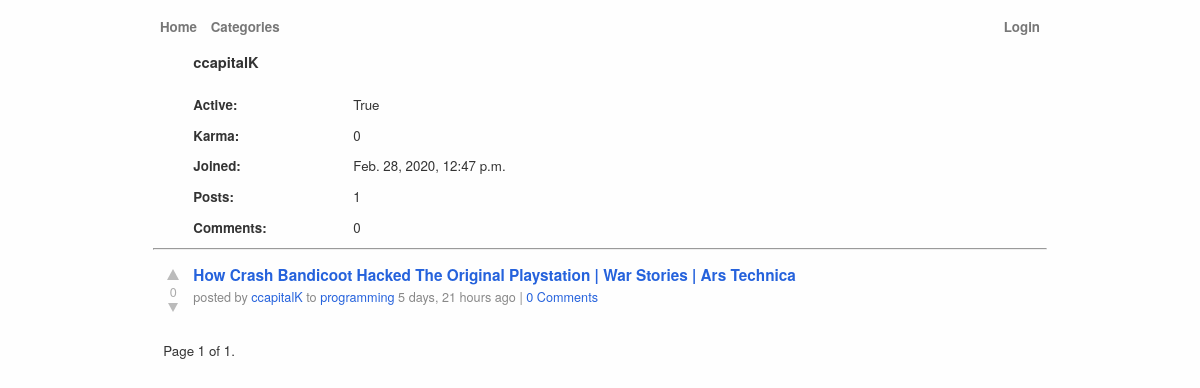
The app's page /u/ccapitalK/ with its own data.
### posts/models.py (models this page shows, shortened)
class TimeStamp(models.Model):
    created_on = models.DateTimeField(auto_now_add=True)
    updated_on = models.DateTimeField(auto_now=True)
    class Meta:
        abstract = True

class Post(TimeStamp):
    id = models.UUIDField(primary_key=True, default=uuid.uuid4, editable=False)
    title = models.CharField(max_length=200)
    slug = models.SlugField(editable=False)
    body = models.TextField(max_length=2000, blank=True)
    link = models.URLField(blank=True)
    photo = models.ImageField(blank=True)
    votes = GenericRelation("Vote", related_query_name="post")
    favourites = GenericRelation("Favourite", related_query_name="post")
    category = models.ForeignKey(
        "Category", on_delete=models.CASCADE, related_name="posts"
    )
    user = models.ForeignKey(
        settings.AUTH_USER_MODEL,
        on_delete=models.SET(get_sentinel_user),
        related_name="posts",
    )
    objects = models.Manager()
    ranked = RankedManager()
    class Meta:
        ordering = ("-created_on",)
    def get_absolute_url(self):
        from django.urls import reverse
        return reverse("posts:post_detail", args=[str(self.id), self.slug])

class Category(TimeStamp):
    name = models.CharField(max_length=200, unique=True)
    slug = models.SlugField(editable=False)
    description = models.CharField(max_length=200)
    avatar = models.ImageField(blank=True)
    def get_absolute_url(self):
        from django.urls import reverse
        return reverse("posts:category_detail", args=[self.slug])
    class Meta:
        ordering = ("name",)
        verbose_name_plural = "categories"
    def __str__(self) -> str:
        return self.name

### posts/views.py (the view, shortened to what this page needs)
# urls.py: path("u/<str:username>/", views.user, name="user"),
def user(request, username):
    posts_query = Post.ranked.order_by("-score", "created_on")
    user_query = User.objects.prefetch_related(Prefetch("posts", queryset=posts_query))
    user_query = user_query.annotate(
        post_karma=Coalesce(Sum("posts__votes__choice"), Value(0)),
        comment_karma=Coalesce(Sum("comments__votes__choice"), Value(0)),
        karma=F("post_karma") + F("comment_karma"),
    )
    user = get_object_or_404(user_query, username=username,)
    posts = user.posts
    paginator = Paginator(posts.all(), 50)
    page_obj = paginator.get_page(request.GET.get("page"))
    return render(request, "posts/user.html", {"user": user, "page_obj": page_obj},)

### posts/models.py (called while the page is built)
    def get_queryset(self):
        return (
            super()
            .get_queryset()
            .annotate(
                total_comments=Coalesce(Count("comments", distinct=True), Value(0)),
                score=Coalesce(Sum("votes__choice", distinct=True), Value(0)),
            )
        )

### posts/templates/posts/user.html
{% extends "base.html" %}
{% load humanize %}
{% block content %}
<div class="box wide">
  <div class="legend">
    <span>
      {{ user.username }}
    </span>
  </div>
  <label class="required">Active:</label>
  <span class="d">{{ user.is_active }}</span>
  <br>
  <label class="required">Karma:</label>
  <span class="d">{{ user.karma }}</span>
  <br>
  <label class="required">Joined:</label>
  <span class="d">{{ user.date_joined }}</span>
  <br>
  <label class="required">Posts:</label>
  <span class="d">{{ user.posts.count }}</span>
  <br>
  <label class="required">Comments:</label>
  <span class="d">{{ user.comments.count|default:"0" }}</span>
</div>
<hr>
{% include "posts/post_list.html" %}
{% endblock content %}

### posts/templates/posts/post_list.html (shortened to what this page needs)
{% load humanize %}
{% if page_obj %}
  <ol class="posts list">
    {% for post in page_obj %}
      <li class="post">
          {% include "posts/post.html" %}
      </li>
    {% endfor %}
  </ol>
  <div id="pagination">
    <span class="step-links">
      <span class="current">
        Page {{ page_obj.number }} of {{ page_obj.paginator.num_pages }}.
      </span>
    </span>
  </div>
{% else %}
  <b class="text-danger">Nothing to Show</b>
{% endif %}

### posts/templates/posts/post.html (shortened to what this page needs)
{% load humanize %}
<div class="post_liner h-entry">
  <div class="voters">
      {% if post.upvoted %}
        <a class="upvoter" href=""></a>
      {% else %}
        <a class="upvoter" href="{% url 'posts:upvote_post' post.id %}?next={{ request.path|urlencode }}"></a>
      {% endif %}
      <div class="score">{{ post.score }}</div>
      {% if post.downvoted %}
        <a class="downvoter" href=""></a>
      {% else %}
        <a class="downvoter" href="{% url 'posts:downvote_post' post.id %}?next={{ request.path|urlencode }}"></a>
      {% endif %}
  </div>
  <div class="details">
    <span class="link">
      <a href="{{ post.get_absolute_url }}">{{ post.title|truncatechars:100 }}</a>
    </span>
    <div class="byline">
      posted by <a href="{% url 'posts:user' post.user %}">{{ post.user }}</a>
      to <a href="{{ post.category.get_absolute_url }}">{{ post.category }}</a> {{ post.created_on|naturaltime }}
      | <a href="{{ post.get_absolute_url }}">{{ post.total_comments }} Comment{{ post.total_comments|pluralize }}</a>
    </div>
  </div>
</div>

### posts/static/css/posts.css (style rules this page uses)
#pagination { padding-top: 2rem; padding-left: 10px; }
html { overflow-y: scroll; }
body, textarea, input, button { font-family: "helvetica neue", arial, sans-serif; font-size: 10pt; color: #333; line-height: 1.45em; }
body { background-color: #fefefe; }
a { color: #2562dc; cursor: pointer; }
ol.posts, ol.comments, ol.search_results { padding: 0; list-style: none; margin: 0; }
div.voters { float: left; margin-top: 0px; width: 40px; }
div.voters div.score { color: #aaa; font-size: 9pt; margin-top: 1px; margin-bottom: -3px; text-align: center; }
li.post div.voters div.score { font-size: 9.5pt; margin-top: 2px; }
div.voters .upvoter, div.voters .downvoter { border-color: transparent transparent #bbb transparent; border-style: solid; border-width: 6px; text-decoration: none; width: 0px; height: 0; margin-bottom: 0px; margin-left: 14px; padding: 0; display: block; }
div.voters .upvoter { border-bottom-width: 11px; }
div.voters .downvoter { border-color: #bbb transparent transparent transparent; border-width: 5px; margin-top: 4px; margin-left: 15px; margin-bottom: -5px; border-top-width: 9px; }
li.post { clear: both; }
ol.posts li.post div.post_liner { padding-top: 0.25em; padding-bottom: 0.25em; }
ol.posts li:first-child div.post_liner { padding-top: 0.5em; }
li div.details { padding-top: 0.1em; }
li .link { font-weight: bold; vertical-align: middle; }
li .link a { font-size: 11.5pt; text-decoration: none; }
li .byline { color: #888; font-size: 9.5pt; }
li.post .byline { margin-top: 1px; }
li .byline a { text-decoration: none; }
li div.details, div.post_content { margin-left: 40px; margin-right: 40px; }
.box { border: 0; margin: 0 40px; padding: 0; }
.box .legend { margin-bottom: 1em; padding: 0; font-weight: bold; font-size: 11pt; }
.box label { display: block; float: left; margin-bottom: 4px; }
.box label.required { font-weight: bold; }
.box label, .box span, .box select, .box br { line-height: 2em; }
.box label { width: 7em; line-height: 2em; vertical-align: middle; }
.box.wide label { width: 12em; }

### records on screen
Post: score "0", title "How Crash Bandicoot Hacked The Original Playstation | War Stories | Ars Technica", user "ccapitalK", category "programming", created_on "5 days, 21 hours ago", total_comments "0"

### other values on screen
{{ user.username }} "ccapitalK"
{{ user.is_active }} "True"
{{ user.karma }} "0"
{{ user.date_joined }} "Feb. 28, 2020, 12:47 p.m."
{{ user.posts.count }} "1"
{{ user.comments.count|default:"0" }} "0"
{{ page_obj.number }} "1"
{{ page_obj.paginator.num_pages }} "1"
